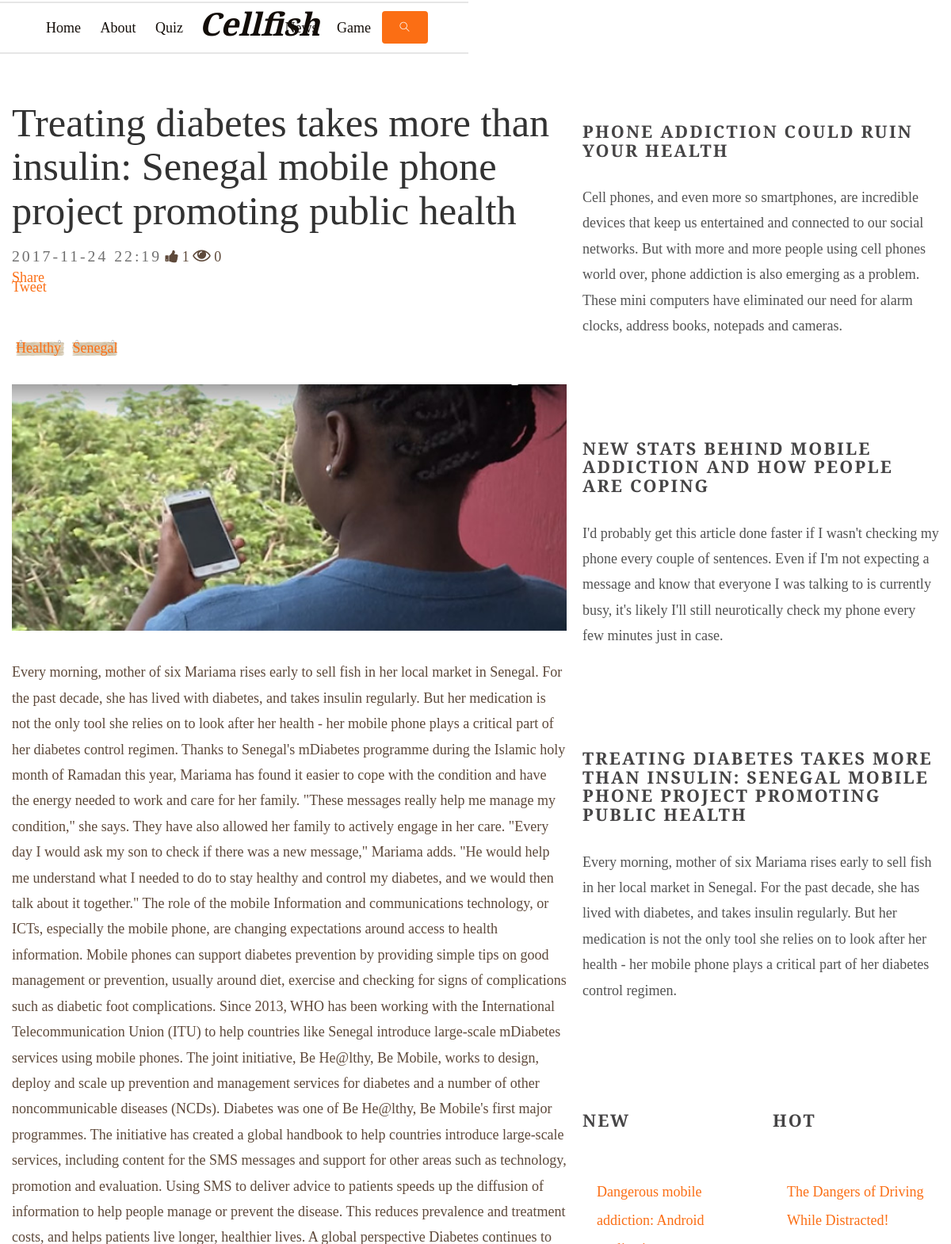
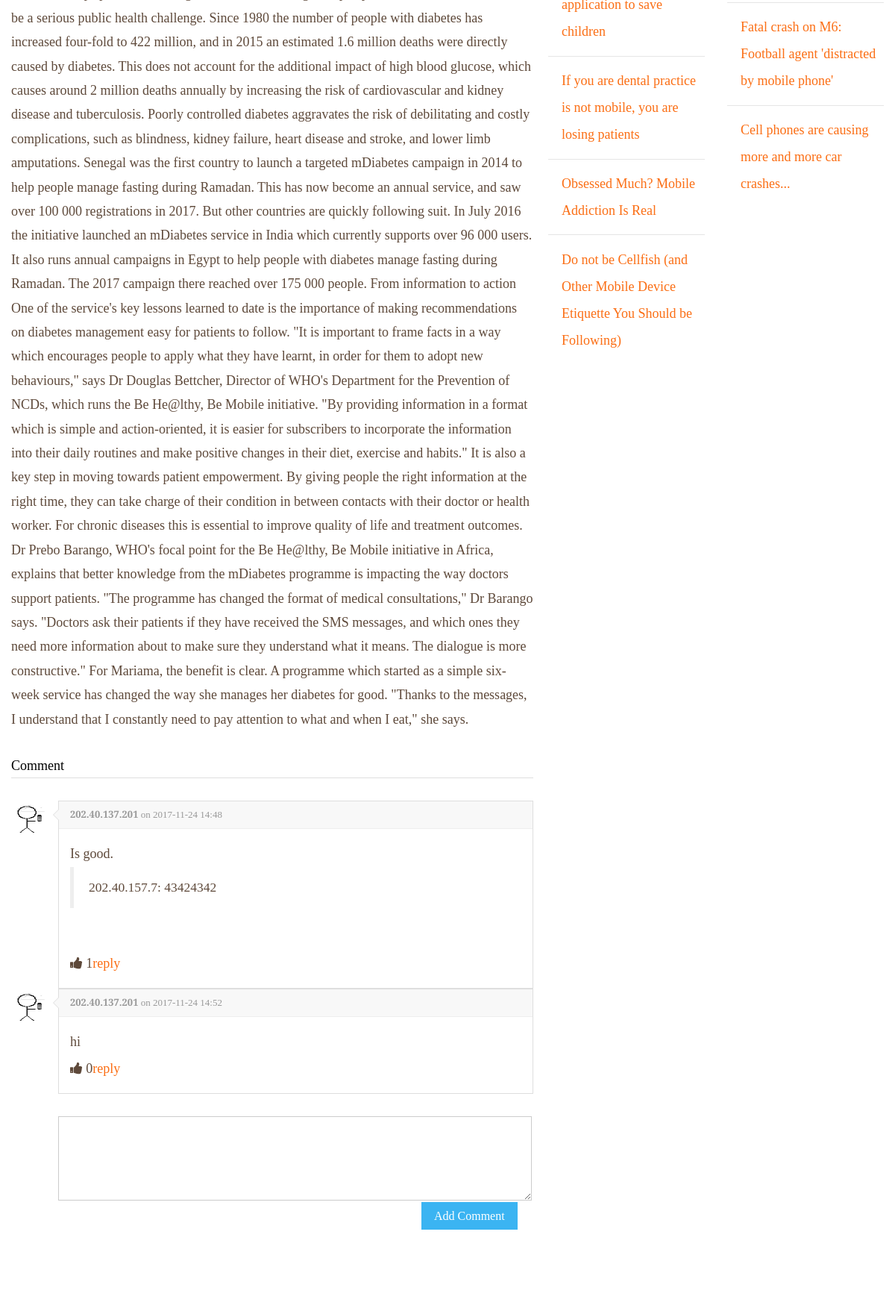
Screenshot of /detail.php?id=2 (upper part) with the database file from the repository (2 pictures, top to bottom).
### tables this page shows
CREATE TABLE IF NOT EXISTS `post` (
  `Id` int(11) NOT NULL AUTO_INCREMENT,
  `Title` varchar(100) NOT NULL,
  `Content` text NOT NULL,
  `Introduction` text NOT NULL,
  `Image` varchar(30) NOT NULL,
  `likeNo` int(20) NOT NULL,
  `DateTime` datetime NOT NULL,
  `type` varchar(30) NOT NULL,
  `viewCount` int(10) DEFAULT '0',
  PRIMARY KEY (`Id`)
);

CREATE TABLE IF NOT EXISTS `tag` (
  `postID` int(11) NOT NULL DEFAULT '0',
  `tagType` varchar(30) NOT NULL DEFAULT '',
  PRIMARY KEY (`postID`,`tagType`)
);

CREATE TABLE IF NOT EXISTS `comment` (
  `Id` int(11) NOT NULL AUTO_INCREMENT,
  `ip` varchar(30) DEFAULT NULL,
  `Content` text NOT NULL,
  `Post_id` int(11) NOT NULL,
  `DateTime` datetime NOT NULL,
  `likeNo` int(20) NOT NULL,
  PRIMARY KEY (`Id`),
  KEY `Post_id_2` (`Post_id`)
);

CREATE TABLE IF NOT EXISTS `subcomment` (
  `Id` int(11) NOT NULL AUTO_INCREMENT,
  `IP` varchar(20) NOT NULL,
  `Content` text,
  `DateTime` datetime NOT NULL,
  `comment_Id` int(11) DEFAULT NULL,
  PRIMARY KEY (`Id`),
  KEY `comment_Id_2` (`comment_Id`)
);

### detail.php (the view, shortened to what this page needs)
<?php
	require_once('database.php');
	$id = $_GET["id"];
	$sth = $conn->prepare("SELECT Title,Content,Image,DateTime,likeNo,viewCount FROM Post where Id=$id ORDER BY likeNo desc");
    $sth->execute();
    $postCom = $conn->prepare("SELECT Id,Title,Introduction FROM Post ORDER BY RAND()");
    $postCom->execute();
    $comment = $conn->prepare("SELECT * FROM Comment WHERE Post_id = $id ORDER BY DateTime;");
    $comment->execute();
		$tag = $conn->prepare("SELECT tagtype FROM tag WHERE postid = $id;");
		$tag->execute();
    $posts = $postCom->fetchAll();
    $comments = $comment->fetchAll();
    $result = $sth->fetchAll();
		$tag = $tag->fetchAll();
    $myDateTime = new DateTime($result[0]['DateTime'], new DateTimeZone('GMT'));
	$myDateTime->setTimezone(new DateTimeZone('Asia/Hong_Kong'));
?>
<!DOCTYPE html>
 <html class="no-js">
	<head>
    </head>
    <body>
		<div id="wrapper">
	<div id="page" class="container">
		<div id="content">
			<div class="title">
				<h2><?=$result[0]['Title']?></h2>
				<span class="byline"><?=$myDateTime->format('Y-m-d H:i');?></span>
				<i class="am-icon-thumbs-up" id="postLike" onclick="like(<?=$_GET['id']?>,'Post')">
				<?=$result["0"]["likeNo"]?></i>
						<i class="fa fa-eye" id="viewCount"> <?=$result[0]['viewCount']?></i>
										<div class="product-social-links" style="line-height: 12.5px;">
					<div class="fb-share-button" data-href="http://www.cellfish.com/test" data-layout="button" data-size="large" data-mobile-iframe="true"><a target="_blank" href="https://www.facebook.com/sharer/sharer.php?u=http%3A%2F%2Fwww.cellfish.com%2Ftest&amp;src=sdkpreparse" class="fb-xfbml-parse-ignore" >Share</a></div>
					<a class="twitter-share-button"
					href="https://twitter.com/intent/tweet?text=<?=$result[0]['Title']?>"
					data-size="large">
					Tweet</a>
					</div>
				</p></div>
				<p><?php
				foreach($tag as $keys => $topic){
						echo "<span style=\"  	background-size: 100% 100%; margin : 5px;
						  	background-image: url(images/tag.jpg);\"><a href=\"search.php?keywordsInput=". $topic[0]."\">". $topic[0] . "</a> </span>";
				}?></p>
			<p><img src = "<?= $result[0]['Image'] ?>", alt="" class="image image-full" /> </p>
			<p><?=$result[0]['Content']?></p>
			<p style="color:black;border-bottom:1px solid rgba(34,36,38,.15);">Comment</p>
			<article class="am-comment">
<?php
	foreach ($comments as $comment) {
			$myDateTime = new DateTime($comment["DateTime"], new DateTimeZone('GMT'));
    		$myDateTime->setTimezone(new DateTimeZone('Asia/Hong_Kong'));
?>
<a href="#link-to-user-home">
    <img src="200-offline-sprite.png" alt="" class="am-comment-avatar" width="48" height="48"/>
  </a>
  <div class="am-comment-main">
    <header class="am-comment-hd">
      <div class="am-comment-meta">
        <a href="#link-to-user" class="am-comment-author"><?=$comment["ip"]?></a>
        on <time datetime="2013-07-27T04:54:29-07:00" title="2013年7月27日 下午7:54 格林尼治标准时间+0800"><?=$myDateTime->format('Y-m-d H:i');?></time>
      </div>
    </header>
    <div class="am-comment-bd">
      <?=$comment["Content"]?><?php $sc = $conn->prepare("SELECT IP,Content FROM SubComment where comment_Id = ".$comment["Id"]." order by DateTime");
    $sc->execute();
    $scs = $sc->fetchAll(); foreach($scs as $sc){?><blockquote><?=$sc["IP"]?>: <?=$sc["Content"]?></blockquote><?php } ?>
    <br>
      <i class="am-icon-thumbs-up" id="Comment<?=$comment["Id"]?>" onclick="like(<?=$comment["Id"]?>,'Comment')"> <?=$comment["likeNo"]?></i><a onclick="reply(<?=$comment["Id"]?>)">reply</a>
    </div>
  </div>
  <?php
	}
  ?>
  <form class="am-form" action="addComment.php" method="post">
  	<textarea style="margin-left: 63px; width:635px" rows="5" id="doc-ta-1" name="comment"></textarea>
  	<input type="submit" class="am-btn am-btn-secondary" style="margin-left: 550px;" value="Add Comment">
  </form>
</article>
		</div>
		<div id="sidebar">
			<ul class="style1">
				<a href="detail.php?id=<?=$posts[0]["Id"]?>">
				<li class="first">
					<h3><?=$posts[0]["Title"]?></h3>
					<p><?=$posts[0]["Introduction"]?></p>
				</li>
				</a>
				<a href="detail.php?id=<?=$posts[1]["Id"]?>">
				<li class="first">
					<h3><?=$posts[1]["Title"]?></h3>
					<p><?=$posts[1]["Introduction"]?></p>
				</li>
				</a>
				<a href="detail.php?id=<?=$posts[2]["Id"]?>">
				<li class="first">
					<h3><?=$posts[2]["Title"]?></h3>
					<p><?=$posts[2]["Introduction"]?></p>
				</li>
				</a>
			</ul>
			<div id="stwo-col">
				<div class="sbox1">
					<h2>New</h2>
					<ul class="style2">
						<?php
						for($i=3;$i<7;$i++){
							echo "<li><a href='detail.php?id=".$posts[$i]["Id"]."'>".$posts[$i]['Title']."</a></li>";
						}
						?>
					</ul>
				</div>
				<div class="sbox2">
					<h2>Hot</h2>
					<ul class="style2">
						<?php
						for($i=7;$i<10;$i++){
							echo "<li><a href='detail.php?id=".$posts[$i]["Id"]."'>".$posts[$i]['Title']."</a></li>";
						}
						?>
					</ul>
				</div>
			</div>
		</div>
	</div>
</div>
	</body>
</html>

### default.css (style rules this page uses)
html, body { height: 100%; }
body { margin: 0px; padding: 0px; background: #2b2b2b; font-family: 'Source Sans Pro', sans-serif; font-size: 11pt; font-weight: 300; color: #6c6c6c }
h1, h2, h3 { margin: 0; padding: 0; font-weight: 600; color: #454445; }
p, ol, ul { margin-top: 0; }
ol, ul { padding: 0; list-style: none; }
p { line-height: 180%; }
a { color: #2C383B; }
.container { margin: 0px auto; width: 1200px; }
.image { display: inline-block; background: #2b2b2b; }
.image-full { display: block; width: 100%; margin: 0 0 2em 0; }
ul.style1 { margin: 0; padding: 0em 0em 0em 0em; overflow: hidden; list-style: none; color: #6c6c6c }
ul.style1 li { overflow: hidden; display: block; padding: 2.80em 0em; border-top: 1px solid #D1CFCE; }
ul.style1 li:first-child { padding-top: 0; border-top: none; }
ul.style1 h3 { padding: 1.2em 0em 1em 0em; letter-spacing: 0.10em; text-transform: uppercase; font-size: 1.2em; font-weight: 600; color: #454445; }
ul.style1 a { text-decoration: none; color: #525252; }
ul.style2 { margin: 0; padding-top: 1em; list-style: none; }
ul.style2 li { border-top: solid 1px #E5E5E5; padding: 0.80em 0 0.80em 0; font-family: 0.80em; }
ul.style2 li:before { display: inline-block; padding: 4px; background: #DB3256; }
ul.style2 a { display: inline-block; margin-left: 1em; }
ul.style2 li:first-child { border-top: 0; padding-top: 0; }
.title { margin-bottom: 3em; }
.title h2 { font-weight: 400; font-size: 2.8em; color: #323232; }
.title .byline { letter-spacing: 0.15em; text-transform: uppercase; font-weight: 400; font-size: 1.1em; color: #6F6F6F; }
#wrapper { background: #FFF; }
#page { overflow: hidden; padding: 6em 0em 6em 0em; background: #FFF; }
#content { float: left; width: 700px; }
#sidebar { float: right; width: 450px; }
#stwo-col { margin-top: 2em; }
#stwo-col h2 { display: block; padding-bottom: 1.5em; letter-spacing: 0.10em; text-transform: uppercase; font-size: 1.2em; font-weight: 600; color: #454445; }
#stwo-col .sbox1 { float: left; width: 210px; }
#stwo-col .sbox2 { float: right; width: 210px; }

### css/icomoon.css (style rules this page uses)
[class^="icon-"], [class*=" icon-"] { font-family: 'icomoon'; speak: none; font-style: normal; font-weight: normal; font-variant: normal; text-transform: none; line-height: 1; -webkit-font-smoothing: antialiased; -moz-osx-font-smoothing: grayscale; }

### css/style.css (style rules this page uses)
body { font-family: "Merriweather", serif; font-size: 18px; font-weight: 300; line-height: 2; color: #5e493a; }
a { color: #fb6e14; -webkit-transition: 0.5s; -o-transition: 0.5s; transition: 0.5s; }
h1, h2, h3, h4, h5, h6 { font-family: "Playfair Display", serif; color: #000; }
p { margin-bottom: 30px; }
.btn { margin-right: 4px; margin-bottom: 4px; font-family: "Playfair Display", serif; font-size: 12px; letter-spacing: 2px; text-transform: uppercase; font-weight: 700; -webkit-border-radius: 4px; -moz-border-radius: 4px; -ms-border-radius: 4px; border-radius: 4px; -webkit-transition: 0.5s; -o-transition: 0.5s; transition: 0.5s; }
.btn-primary { background: #fb6e14; color: #fff; border: 2px solid #fb6e14; }
.fh5co-main-nav { position: absolute; background: #fff; z-index: 255; }
.fh5co-main-nav:before, .fh5co-main-nav:after { content: ""; position: absolute; left: 0; height: 2px; width: 100%; background: #e6e6e6; }
.fh5co-main-nav:before { top: 2px; }
.fh5co-main-nav:after { bottom: 2px; }
.fh5co-main-nav .fh5co-menu-1, .fh5co-main-nav .fh5co-menu-2, .fh5co-main-nav .fh5co-logo { vertical-align: middle; float: left; line-height: 0; }
.fh5co-main-nav .fh5co-menu-1 a, .fh5co-main-nav .fh5co-menu-2 a, .fh5co-main-nav .fh5co-logo a { padding: 35px 10px; color: #130d08; display: -moz-inline-stack; display: inline-block; zoom: 1; *display: inline; }
.fh5co-main-nav .fh5co-menu-1 { text-align: right; width: 40.33%; }
.fh5co-main-nav .fh5co-menu-1 a { vertical-align: middle; }
.fh5co-main-nav .fh5co-logo { text-align: center; width: 19.33%; font-size: 40px; font-family: "Playfair Display", serif; font-weight: 700; font-style: italic; }
.fh5co-main-nav .fh5co-logo a { position: relative; top: -5px; display: inline-block; }
.fh5co-main-nav .fh5co-menu-2 { text-align: left; width: 40.33%; }
#fh5co-container { position: relative; z-index: 10; }
#fh5co-offcanvas, #fh5co-container, .fh5co-nav-toggle, #fh5co-footer { -webkit-transition: 0.5s; -o-transition: 0.5s; transition: 0.5s; }
#fh5co-container, .fh5co-nav-toggle, #fh5co-footer { z-index: 2; position: relative; }
.js-sticky { display: block; }

### css/index.css (style rules this page uses)
html, body { padding: 0; margin: 0; width: 100%; height: 100%; }

### rows the page displays
post: Title "Treating diabetes takes more than insulin: Senegal mobile phone project promoting public health", DateTime "2017-11-24 22:19", likeNo "1", viewCount "0", Image (picture), Content "Every morning, mother of six Mariama rises early to sell fish in her local market in Senegal. For the past decade, she has lived with diabetes, and takes insulin regularly. But her medication is not the only tool she relies on to look after her health - her mobile phone plays a critical part of her diabetes control regimen. Thanks to Senegal's mDiabetes programme during the Islamic holy month of Ramadan this year, Mariama has found it easier to cope with the condition and have the energy needed to work and care for her family. \"These messages really help me manage my condition,\" she says. They have also allowed her family to actively engage in her care. \"Every day I would ask my son to…", Title "TREATING DIABETES TAKES MORE THAN INSULIN: SENEGAL MOBILE PHONE PROJECT PROMOTING PUBLIC HEALTH", Introduction "Every morning, mother of six Mariama rises early to sell fish in her local market in Senegal. For the past decade, she has lived with diabetes, and takes insulin regularly. But her medication is not the only tool she relies on to look after her health - her mobile phone plays a critical part of her diabetes control regimen."
tag: tagType "Healthy"
tag: tagType "Senegal"
comment: ip "202.40.137.201", DateTime "2017-11-24 14:48", Content "Is good.", likeNo "1"
subcomment: IP "202.40.157.7", Content "43424342"
comment: ip "202.40.137.201", DateTime "2017-11-24 14:52", Content "hi", likeNo "0"
post: Title "PHONE ADDICTION COULD RUIN YOUR HEALTH", Introduction "Cell phones, and even more so smartphones, are incredible devices that keep us entertained and connected to our social networks. But with more and more people using cell phones world over, phone addiction is also emerging as a problem. These mini computers have eliminated our need for alarm clocks, address books, notepads and cameras."
post: Title "NEW STATS BEHIND MOBILE ADDICTION AND HOW PEOPLE ARE COPING", Introduction "I'd probably get this article done faster if I wasn't checking my phone every couple of sentences. Even if I'm not expecting a message and know that everyone I was talking to is currently busy, it's likely I'll still neurotically check my phone every few minutes just in case."
post: Title "Dangerous mobile addiction: Android application to save children"
post: Title "If you are dental practice is not mobile, you are losing patients"
post: Title "Obsessed Much? Mobile Addiction Is Real"
post: Title "Do not be Cellfish (and Other Mobile Device Etiquette You Should be Following)"
post: Title "The Dangers of Driving While Distracted!"
post: Title "Fatal crash on M6: Football agent 'distracted by mobile phone'"
post: Title "Cell phones are causing more and more car crashes..."
